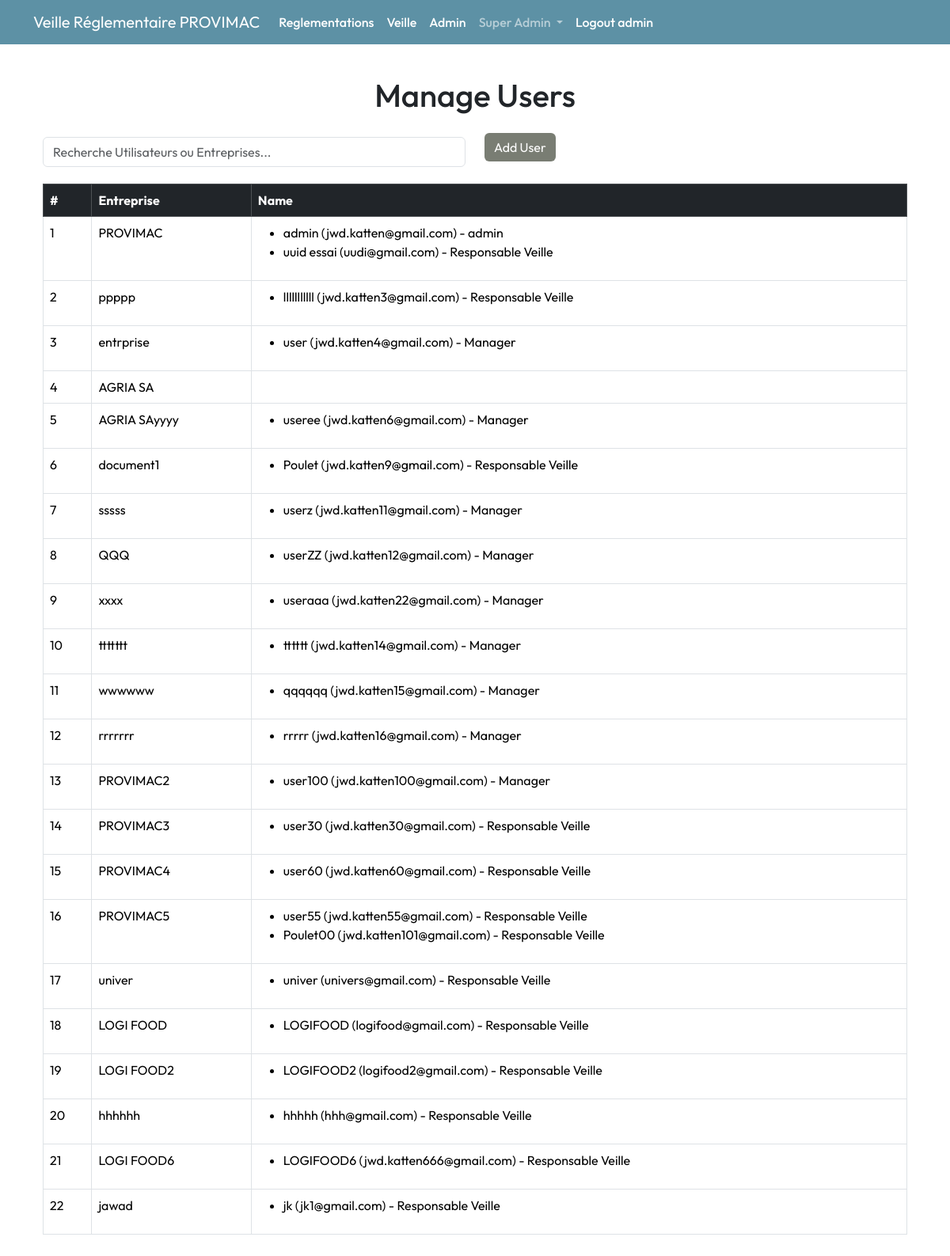
Page /admin/manage-users (signed in) on the earlier database version.
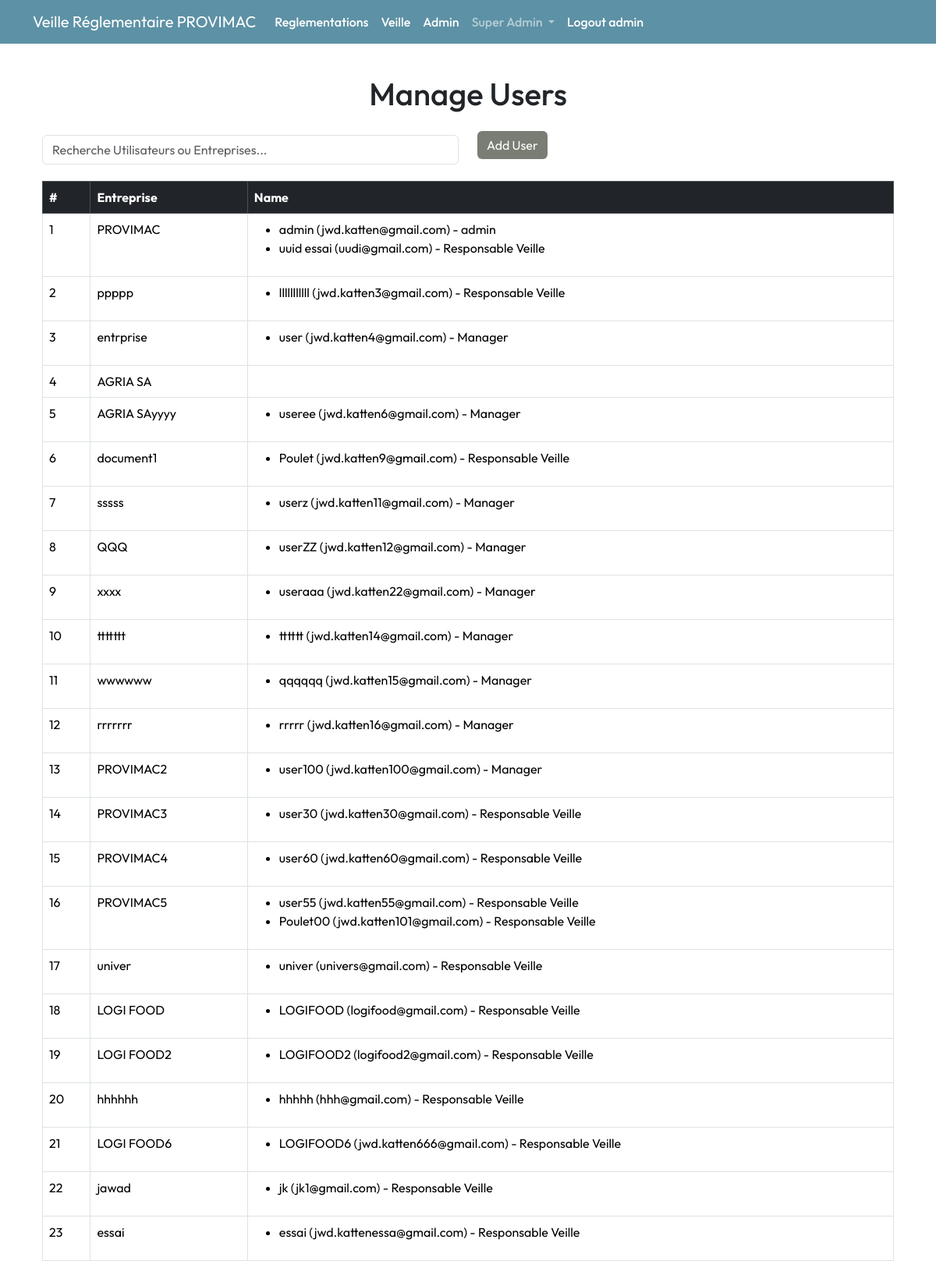
Same page on the later database version.
### app/models.py (models this page shows, shortened)
class Entreprise(db.Model):
    __tablename__ = 'entreprise'
    id = db.Column(db.Integer, primary_key=True)
    nom = db.Column(db.String(100), nullable=False, unique=True )
    description = db.Column(db.Text, nullable=True)
    pays = db.Column(db.String(100), nullable=True)
    date_creation = db.Column(db.Date, nullable=True)
    utilisateurs = db.relationship('User', backref='entreprise', lazy=True)
    reglementations = db.relationship('EntrepriseReglementation', backref='entreprise', lazy=True)
    notifications = db.relationship('Notification', backref='entreprise', lazy=True)
    audits = db.relationship('Audit', backref='entreprise', lazy=True)
    secteurs = db.relationship('Secteur', secondary='entreprise_secteur', back_populates='entreprises')

class User(db.Model, UserMixin):
    __tablename__ = 'utilisateur'
    id = db.Column(db.Integer, primary_key=True)
    name = db.Column(db.String(50), nullable=False, unique=True)
    email = db.Column(db.String(120), unique=True, nullable=False)
    role = db.Column(db.Enum(RoleUtilisateur), nullable=False)
    password_hash = db.Column(db.String(128), nullable=False)
    entreprise_id = db.Column(db.Integer, db.ForeignKey('entreprise.id'), nullable=True)

### app/routes/admin.py (the view)
@bp.route('/admin/manage-users')
@role_required(['ADMIN'])
def manage_users():
    entreprises = Entreprise.query.all()
    users = User.query.all()
    return render_template('admin/manage_users.html', entreprises=entreprises, users=users)

### app/routes/admin.py (called while the page is built)
def role_required(allowed_roles):
    def decorator(f):
        @wraps(f)
        def decorated_function(*args, **kwargs):
            if not current_user.is_authenticated:
                flash("Vous devez être connecté pour accéder à cette page.", 'danger')
                return redirect(url_for('main.index'))
            if current_user.role.name not in allowed_roles:
                flash("Vous n'avez pas la permission d'accéder à cette page.", 'danger')
                return redirect(url_for('main.index'))
            return f(*args, **kwargs)
        return decorated_function
    return decorator

### app/templates/admin/manage_users.html (shortened to what this page needs)
{% extends 'layout.html' %}
{% block content %}
<div class="container my-4">
  <h1 class="text-center mb-4">Manage Users</h1>
  <div class="row mb-3">
    <div class="col-md-6">
      <input type="text" id="userSearch" class="form-control"
        placeholder="Recherche Utilisateurs ou Entreprises...">
    </div>
    <div class="col-md-6">
      <a href="{{ url_for('admin.add_user')}}"
        class="btn btn-primary btn-md">Add User</a>
    </div>
  </div>
  <div class="table-responsive">
    <table class="table table-bordered table-hover">
      <thead class="table-dark">
        <tr>
          <th>#</th>
          <th>Entreprise</th>
          <th>Name</th>
        </tr>
      </thead>
      <tbody id="userTable">
        {% for entreprise in entreprises %}
        <tr>
          <td>{{ loop.index }}</td>
          <td>{{ entreprise.nom }}</td>
          <td>
            <ul>
              {% for user in users %}
              {% if user.entreprise_id == entreprise.id %}
              <li>
                {{ user.name }} ({{ user.email }}) - {{ user.role.value }}
              </li>
              {% endif %}
              {% endfor %}
            </ul>
          </td>
        </tr>
        {% endfor %}
      </tbody>
    </table>
  </div>
</div>
{% endblock %}

### app/templates/layout.html (shortened to what this page needs)
<!DOCTYPE html>
<html lang="en">
  <head>
    <link
      href="https://cdn.jsdelivr.net/npm/bootstrap@5.3.3/dist/css/bootstrap.min.css"
      rel="stylesheet"
 />
    <link rel="stylesheet"
      href="{{ url_for('static', filename='main.css') }}" />
    <link rel="stylesheet"
      href="https://cdnjs.cloudflare.com/ajax/libs/font-awesome/6.0.0-beta3/css/all.min.css">
  </head>
  <body>
    {% if current_user.is_authenticated %}
    <header class="site-header sticky-top">
      <nav class="navbar navbar-expand-lg navbar-dark">
        <div class="container">
          <a class="navbar-brand" href="/">Veille Réglementaire
            {{current_user.entreprise.nom}}</a>
          <div class="collapse navbar-collapse" id="navbarToggle">
            <ul class="navbar-nav me-auto mb-2 mb-lg-0">
              <li class="nav-item">
                <a class="nav-link text-white"
                  href="{{ url_for('reglement.liste_reglementations') }}">
                  Reglementations
                </a>
              </li>
              <li class="nav-item">
                <a class="nav-link text-white"
                  href="{{ url_for('reglement.afficher_entreprise', entreprise_id=current_user.entreprise_id) }}">
                  Veille
                </a>
              </li>
              <li class="nav-item">
                <a class="nav-link text-white"
                  href="{{ url_for('manager.liste_utilisateurs', entreprise_id=current_user.entreprise.id) }}">
                  Admin
                </a>
              </li>
              {% if current_user.is_authenticated and current_user.role.name ==
              'ADMIN' %}
              <li class="nav-item dropdown">
                <a
                  class="nav-link dropdown-toggle {{ 'active' if request.endpoint.startswith('ingredient.') else '' }}"
                  href="#" id=" entrepriseDropdown" role="button"
                  data-bs-toggle="dropdown" aria-expanded="false">
                  Super Admin
                </a>
              </li>
              {% endif %}
              <li class="nav-item">
                <a class="nav-link text-white"
                  href="{{ url_for('admin.logout') }}">Logout {{
                  current_user.role.value }}</a>
              </li>
            </ul>
          </div>
        </div>
      </nav>
    </header>
    {% endif %}
    <div class="container mt-3">{% include 'main/flash_msg.html' %} {%
      block content %}{% endblock %}</div>
    <link
      href="https://cdnjs.cloudflare.com/ajax/libs/select2/4.0.13/css/select2.min.css"
      rel="stylesheet" />
  </body>
</html>

### app/static/main.css (style rules this page uses)
:root { --nomai : #5d91a5; --vert : #797d73; --roze: #fc83cd33; --blue: #0b76b488; }
body { font-family: 'Outfit', sans-serif; }
.btn-primary { background-color: var(--vert) ; border: none; }
.form-control { margin-top: 5px; margin-bottom: 5px; }
.navbar { background-color: var(--nomai); }
.nav-link { font-weight: 500; position: relative; border: none; }
@media (min-width: 768px) { .nav-link { font-size: 1rem; } }
@media (min-width: 768px) { .nav-link::before { content: ''; position: absolute; bottom: 0; left: 50%; transform: translatex(-50%); width: 0%; height: 2px; background-color: white; visibility: hidden; transition: 0.3s ease-in-out; } }
.btn { min-width: auto; }

Differences in the rows shown:
added Entreprise: nom "essai"
added User: name "essai", email "jwd.kattenessa@gmail.com", role.value "Responsable Veille"
